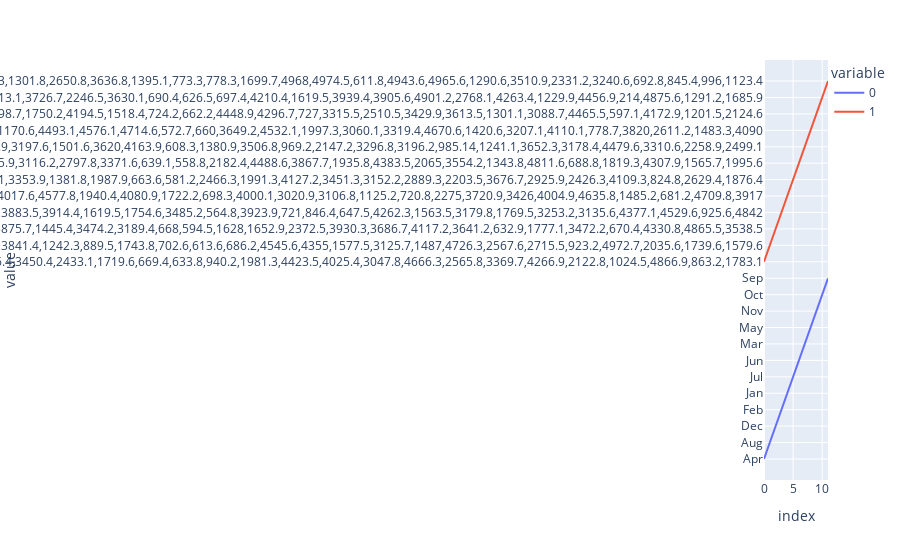

The code cell stored with this chart in its notebook:
### Code cell
import plotly.express as px
import random
input_year = random.randint(1980,2014)
yearly_data = df[df['Year'] == input_year]
fig1 = px.line(yearly_data)
fig1

### Figure 1 — Plotly figure (JSON) as saved in the notebook; plotly's stock layout.template omitted (floating-point values rounded to 4 significant figures; data arrays with more than 128 entries replaced by an {"elided": "..."} marker saying what was removed)
{"data": [{"hovertemplate": "variable=0<br>index=%{x}<br>value=%{y}<extra></extra>", "legendgroup": "0", "line": {"color": "#636efa", "dash": "solid"}, "marker": {"symbol": "circle"}, "mode": "lines", "name": "0", "orientation": "v", "showlegend": true, "type": "scatter", "x": [0, 1, 2, 3, 4, 5, 6, 7, 8, 9, 10, 11], "xaxis": "x", "y": ["Apr", "Aug", "Dec", "Feb", "Jan", "Jul", "Jun", "Mar", "May", "Nov", "Oct", "Sep"], "yaxis": "y"}, {"hovertemplate": "variable=1<br>index=%{x}<br>value=%{y}<extra></extra>", "legendgroup": "1", "line": {"color": "#EF553B", "dash": "solid"}, "marker": {"symbol": "circle"}, "mode": "lines", "name": "1", "orientation": "v", "showlegend": true, "type": "scatter", "x": [0, 1, 2, 3, 4, 5, 6, 7, 8, 9, 10, 11], "xaxis": "x", "y": {"elided": "12x44 float values"}, "yaxis": "y"}], "layout": {"legend": {"title": {"text": "variable"}, "tracegroupgap": 0}, "margin": {"t": 60}, "xaxis": {"anchor": "y", "domain": [0, 1], "title": {"text": "index"}}, "yaxis": {"anchor": "x", "domain": [0, 1], "title": {"text": "value"}}}}
